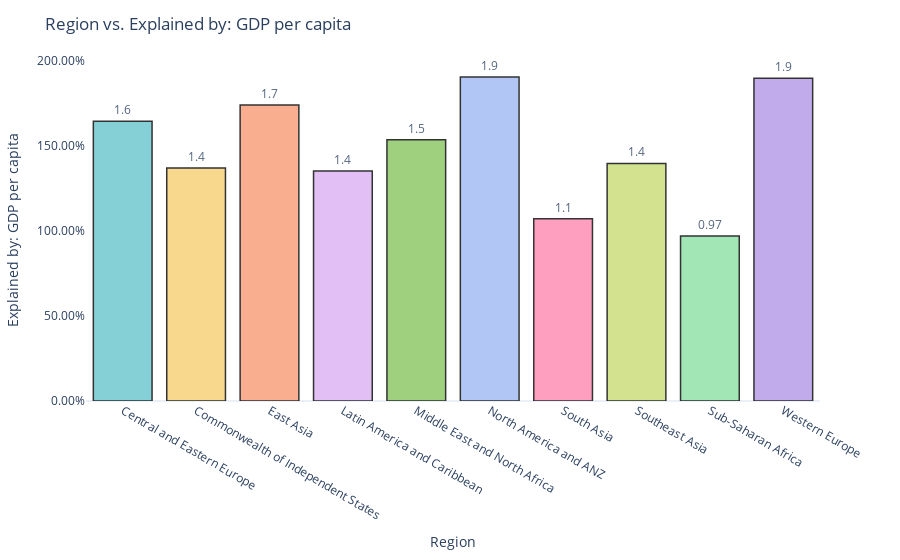

The notebook cell this image was saved under:
### Code cell
feature_names = ["Explained by: GDP per capita",
                 "Explained by: Social support",
                 "Explained by: Healthy life expectancy",
                 "Explained by: Freedom to make life choices",
                 "Explained by: Generosity",
                 "Explained by: Perceptions of corruption"]
for feature in feature_names:
    feature_analysis(df, feature)

### Figure 1 — Plotly figure (JSON) as saved in the notebook; plotly's stock layout.template omitted (floating-point values rounded to 4 significant figures)
{"data": [{"alignmentgroup": "True", "hovertemplate": "Region=%{x}<br>Explained by: GDP per capita=%{text}<extra></extra>", "legendgroup": "Central and Eastern Europe", "marker": {"color": "rgb(102, 197, 204)", "line": {"color": "rgb(0,0,0)", "width": 1.5}, "pattern": {"shape": ""}}, "name": "Central and Eastern Europe", "offsetgroup": "Central and Eastern Europe", "opacity": 0.8, "orientation": "v", "showlegend": true, "text": [1.645], "textposition": "outside", "texttemplate": "%{text:.2}", "type": "bar", "x": ["Central and Eastern Europe"], "xaxis": "x", "y": [1.645], "yaxis": "y"}, {"alignmentgroup": "True", "hovertemplate": "Region=%{x}<br>Explained by: GDP per capita=%{text}<extra></extra>", "legendgroup": "Commonwealth of Independent States", "marker": {"color": "rgb(246, 207, 113)", "line": {"color": "rgb(0,0,0)", "width": 1.5}, "pattern": {"shape": ""}}, "name": "Commonwealth of Independent States", "offsetgroup": "Commonwealth of Independent States", "opacity": 0.8, "orientation": "v", "showlegend": true, "text": [1.371], "textposition": "outside", "texttemplate": "%{text:.2}", "type": "bar", "x": ["Commonwealth of Independent States"], "xaxis": "x", "y": [1.371], "yaxis": "y"}, {"alignmentgroup": "True", "hovertemplate": "Region=%{x}<br>Explained by: GDP per capita=%{text}<extra></extra>", "legendgroup": "East Asia", "marker": {"color": "rgb(248, 156, 116)", "line": {"color": "rgb(0,0,0)", "width": 1.5}, "pattern": {"shape": ""}}, "name": "East Asia", "offsetgroup": "East Asia", "opacity": 0.8, "orientation": "v", "showlegend": true, "text": [1.74], "textposition": "outside", "texttemplate": "%{text:.2}", "type": "bar", "x": ["East Asia"], "xaxis": "x", "y": [1.74], "yaxis": "y"}, {"alignmentgroup": "True", "hovertemplate": "Region=%{x}<br>Explained by: GDP per capita=%{text}<extra></extra>", "legendgroup": "Latin America and Caribbean", "marker": {"color": "rgb(220, 176, 242)", "line": {"color": "rgb(0,0,0)", "width": 1.5}, "pattern": {"shape": ""}}, "name": "Latin America and Caribbean", "offsetgroup": "Latin America and Caribbean", "opacity": 0.8, "orientation": "v", "showlegend": true, "text": [1.353], "textposition": "outside", "texttemplate": "%{text:.2}", "type": "bar", "x": ["Latin America and Caribbean"], "xaxis": "x", "y": [1.353], "yaxis": "y"}, {"alignmentgroup": "True", "hovertemplate": "Region=%{x}<br>Explained by: GDP per capita=%{text}<extra></extra>", "legendgroup": "Middle East and North Africa", "marker": {"color": "rgb(135, 197, 95)", "line": {"color": "rgb(0,0,0)", "width": 1.5}, "pattern": {"shape": ""}}, "name": "Middle East and North Africa", "offsetgroup": "Middle East and North Africa", "opacity": 0.8, "orientation": "v", "showlegend": true, "text": [1.537], "textposition": "outside", "texttemplate": "%{text:.2}", "type": "bar", "x": ["Middle East and North Africa"], "xaxis": "x", "y": [1.537], "yaxis": "y"}, {"alignmentgroup": "True", "hovertemplate": "Region=%{x}<br>Explained by: GDP per capita=%{text}<extra></extra>", "legendgroup": "North America and ANZ", "marker": {"color": "rgb(158, 185, 243)", "line": {"color": "rgb(0,0,0)", "width": 1.5}, "pattern": {"shape": ""}}, "name": "North America and ANZ", "offsetgroup": "North America and ANZ", "opacity": 0.8, "orientation": "v", "showlegend": true, "text": [1.905], "textposition": "outside", "texttemplate": "%{text:.2}", "type": "bar", "x": ["North America and ANZ"], "xaxis": "x", "y": [1.905], "yaxis": "y"}, {"alignmentgroup": "True", "hovertemplate": "Region=%{x}<br>Explained by: GDP per capita=%{text}<extra></extra>", "legendgroup": "South Asia", "marker": {"color": "rgb(254, 136, 177)", "line": {"color": "rgb(0,0,0)", "width": 1.5}, "pattern": {"shape": ""}}, "name": "South Asia", "offsetgroup": "South Asia", "opacity": 0.8, "orientation": "v", "showlegend": true, "text": [1.072], "textposition": "outside", "texttemplate": "%{text:.2}", "type": "bar", "x": ["South Asia"], "xaxis": "x", "y": [1.072], "yaxis": "y"}, {"alignmentgroup": "True", "hovertemplate": "Region=%{x}<br>Explained by: GDP per capita=%{text}<extra></extra>", "legendgroup": "Southeast Asia", "marker": {"color": "rgb(201, 219, 116)", "line": {"color": "rgb(0,0,0)", "width": 1.5}, "pattern": {"shape": ""}}, "name": "Southeast Asia", "offsetgroup": "Southeast Asia", "opacity": 0.8, "orientation": "v", "showlegend": true, "text": [1.397], "textposition": "outside", "texttemplate": "%{text:.2}", "type": "bar", "x": ["Southeast Asia"], "xaxis": "x", "y": [1.397], "yaxis": "y"}, {"alignmentgroup": "True", "hovertemplate": "Region=%{x}<br>Explained by: GDP per capita=%{text}<extra></extra>", "legendgroup": "Sub-Saharan Africa", "marker": {"color": "rgb(139, 224, 164)", "line": {"color": "rgb(0,0,0)", "width": 1.5}, "pattern": {"shape": ""}}, "name": "Sub-Saharan Africa", "offsetgroup": "Sub-Saharan Africa", "opacity": 0.8, "orientation": "v", "showlegend": true, "text": [0.97], "textposition": "outside", "texttemplate": "%{text:.2}", "type": "bar", "x": ["Sub-Saharan Africa"], "xaxis": "x", "y": [0.97], "yaxis": "y"}, {"alignmentgroup": "True", "hovertemplate": "Region=%{x}<br>Explained by: GDP per capita=%{text}<extra></extra>", "legendgroup": "Western Europe", "marker": {"color": "rgb(180, 151, 231)", "line": {"color": "rgb(0,0,0)", "width": 1.5}, "pattern": {"shape": ""}}, "name": "Western Europe", "offsetgroup": "Western Europe", "opacity": 0.8, "orientation": "v", "showlegend": true, "text": [1.897], "textposition": "outside", "texttemplate": "%{text:.2}", "type": "bar", "x": ["Western Europe"], "xaxis": "x", "y": [1.897], "yaxis": "y"}], "layout": {"barmode": "relative", "legend": {"title": {"text": "Region"}, "tracegroupgap": 0}, "margin": {"t": 60}, "showlegend": false, "title": {"text": "Region vs. Explained by: GDP per capita"}, "xaxis": {"anchor": "y", "categoryarray": ["Central and Eastern Europe", "Commonwealth of Independent States", "East Asia", "Latin America and Caribbean", "Middle East and North Africa", "North America and ANZ", "South Asia", "Southeast Asia", "Sub-Saharan Africa", "Western Europe"], "categoryorder": "array", "domain": [0, 1], "title": {"text": "Region"}}, "yaxis": {"anchor": "x", "domain": [0, 1], "showgrid": false, "tickformat": ".2%", "title": {"text": "Explained by: GDP per capita"}}}}
